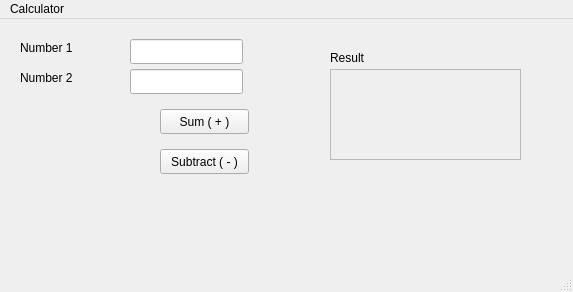
<?xml version="1.0" encoding="UTF-8"?>
<ui version="4.0">
 <class>MainWindow</class>
 <widget class="QMainWindow" name="MainWindow">
  <property name="geometry">
   <rect>
    <x>0</x>
    <y>0</y>
    <width>573</width>
    <height>292</height>
   </rect>
  </property>
  <property name="minimumSize">
   <size>
    <width>573</width>
    <height>292</height>
   </size>
  </property>
  <property name="windowTitle">
   <string>MainWindow</string>
  </property>
  <widget class="QWidget" name="centralwidget">
   <widget class="QLineEdit" name="num1_input">
    <property name="geometry">
     <rect>
      <x>130</x>
      <y>20</y>
      <width>113</width>
      <height>25</height>
     </rect>
    </property>
   </widget>
   <widget class="QLineEdit" name="num2_input">
    <property name="geometry">
     <rect>
      <x>130</x>
      <y>50</y>
      <width>113</width>
      <height>25</height>
     </rect>
    </property>
   </widget>
   <widget class="QLabel" name="num1_label">
    <property name="geometry">
     <rect>
      <x>20</x>
      <y>20</y>
      <width>67</width>
      <height>17</height>
     </rect>
    </property>
    <property name="text">
     <string>Number 1</string>
    </property>
   </widget>
   <widget class="QLabel" name="num2_label">
    <property name="geometry">
     <rect>
      <x>20</x>
      <y>50</y>
      <width>67</width>
      <height>17</height>
     </rect>
    </property>
    <property name="text">
     <string>Number 2</string>
    </property>
   </widget>
   <widget class="QPushButton" name="sum_button">
    <property name="geometry">
     <rect>
      <x>160</x>
      <y>90</y>
      <width>89</width>
      <height>25</height>
     </rect>
    </property>
    <property name="text">
     <string>Sum ( + )</string>
    </property>
   </widget>
   <widget class="QPushButton" name="subtract_button">
    <property name="geometry">
     <rect>
      <x>160</x>
      <y>130</y>
      <width>89</width>
      <height>25</height>
     </rect>
    </property>
    <property name="text">
     <string>Subtract ( - )</string>
    </property>
   </widget>
   <widget class="QLabel" name="result_label">
    <property name="geometry">
     <rect>
      <x>330</x>
      <y>30</y>
      <width>67</width>
      <height>17</height>
     </rect>
    </property>
    <property name="text">
     <string>Result</string>
    </property>
   </widget>
   <widget class="QTextEdit" name="result_show">
    <property name="enabled">
     <bool>false</bool>
    </property>
    <property name="geometry">
     <rect>
      <x>330</x>
      <y>50</y>
      <width>191</width>
      <height>91</height>
     </rect>
    </property>
   </widget>
  </widget>
  <widget class="QMenuBar" name="menubar">
   <property name="geometry">
    <rect>
     <x>0</x>
     <y>0</y>
     <width>573</width>
     <height>22</height>
    </rect>
   </property>
   <widget class="QMenu" name="menuCalculator">
    <property name="title">
     <string>Calculator</string>
    </property>
   </widget>
   <addaction name="menuCalculator"/>
  </widget>
  <widget class="QStatusBar" name="statusbar"/>
 </widget>
 <resources/>
 <connections/>
</ui>
